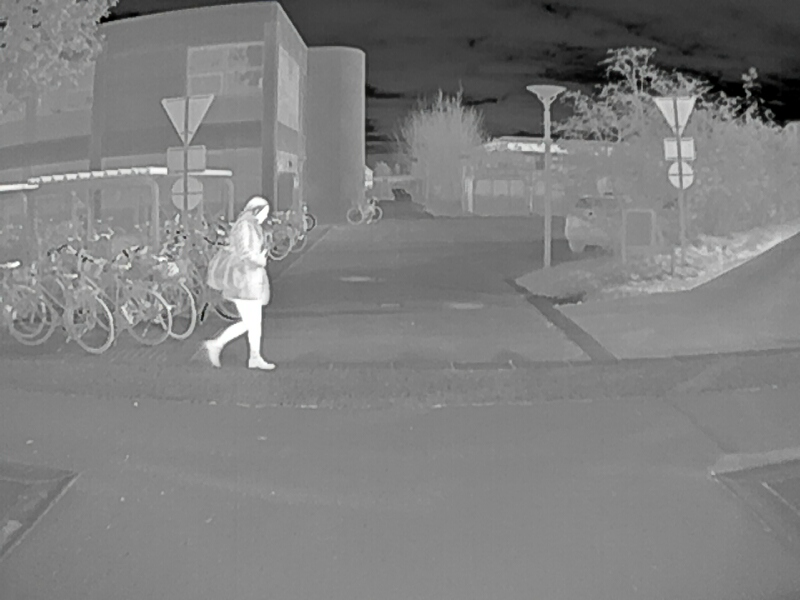
#> input picture sensorfusion/cameramatching/ircam1571825077852250111.png, 800 x 600 px
$ python test_feature_detectors.py
#> lines starting #> are read from the running program, lines starting #| are printed output that depends on the picture
#!/usr/bin/env python3

from matplotlib import pyplot as plt

import cv2

folder = '1571825077852250111'

ir = cv2.imread('ircam'+folder+'.png',0)
#> ir: shape (600, 800); min 0, max 255, mean 127.2
zed = cv2.imread('zedcam'+folder+'.png',0)
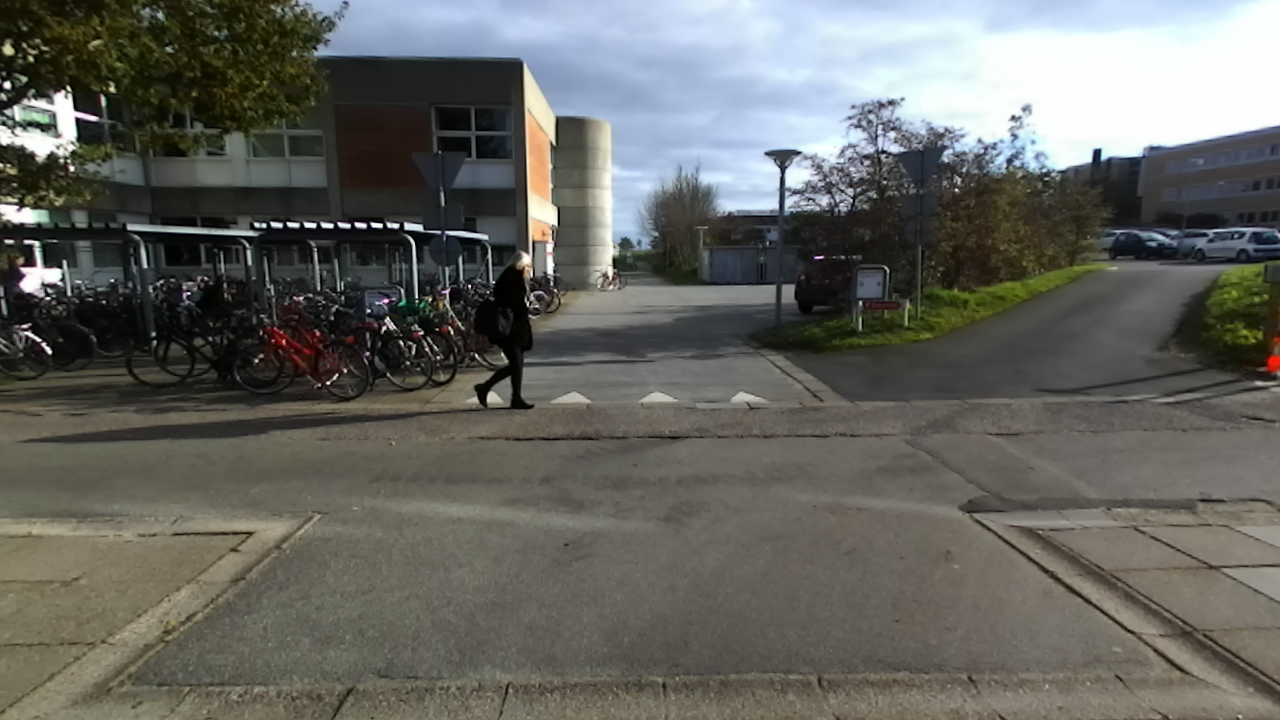
#> input picture sensorfusion/cameramatching/zedcam1571825077852250111.png, 1280 x 720 px
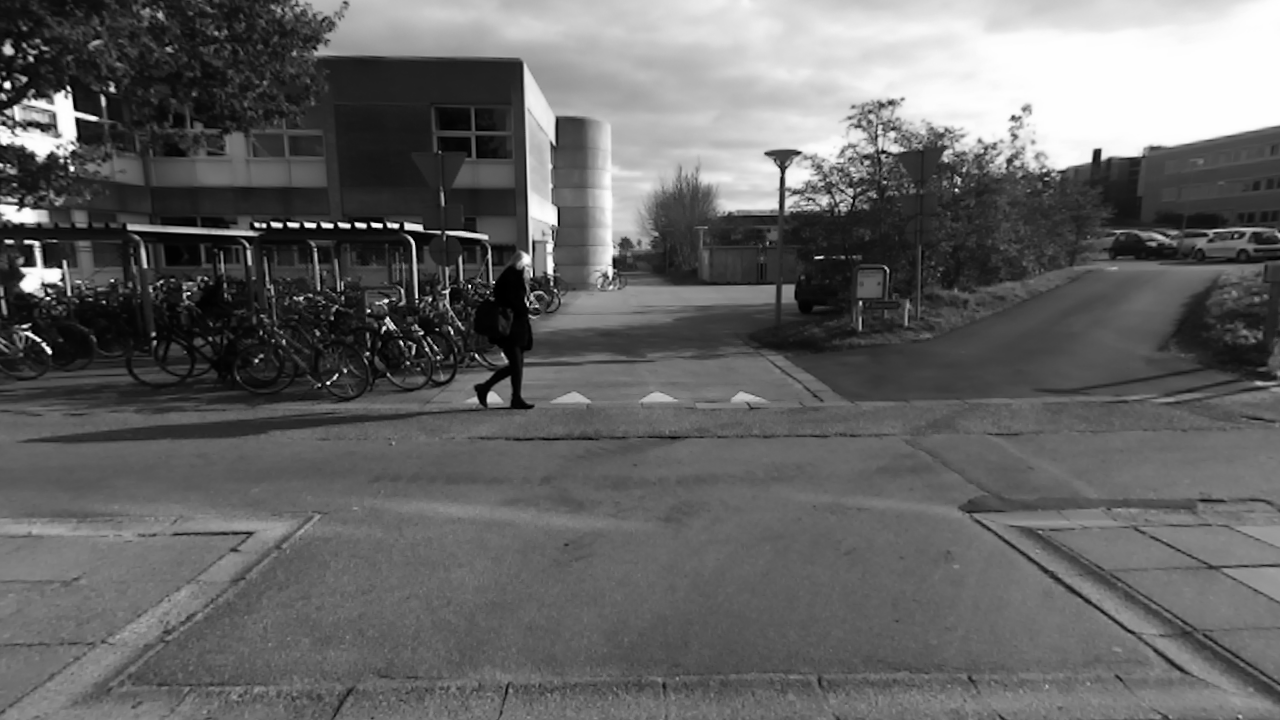
#> zed: shape (720, 1280); min 0, max 255, mean 100.5

# code based on https://docs.opencv.org/3.4/dc/dc3/tutorial_py_matcher.html

# Initiate ORB detector
orb = cv2.ORB_create()
kp1, des1 = orb.detectAndCompute(ir,None)
#> kp1 = 500 keypoints; strongest (x, y, size): (169, 307, 31), (246, 332, 37.2), (650, 79, 31), (245, 334, 64.3)
kp2, des2 = orb.detectAndCompute(zed,None)
#> kp2 = 500 keypoints; strongest (x, y, size): (381, 224, 31), (380, 226, 37.2), (332, 225, 31), (349, 225, 31)
# create BFMatcher object
bf = cv2.BFMatcher(cv2.NORM_HAMMING, crossCheck=True)
# Match descriptors.
matches = bf.match(des1,des2)
#> matches = 138 matches
# Sort them in the order of their distance.
matches = sorted(matches, key = lambda x:x.distance)
# Draw first 10 matches.
img3 = cv2.drawMatches(ir,kp1,zed,kp2,matches[:20], None, flags=2)
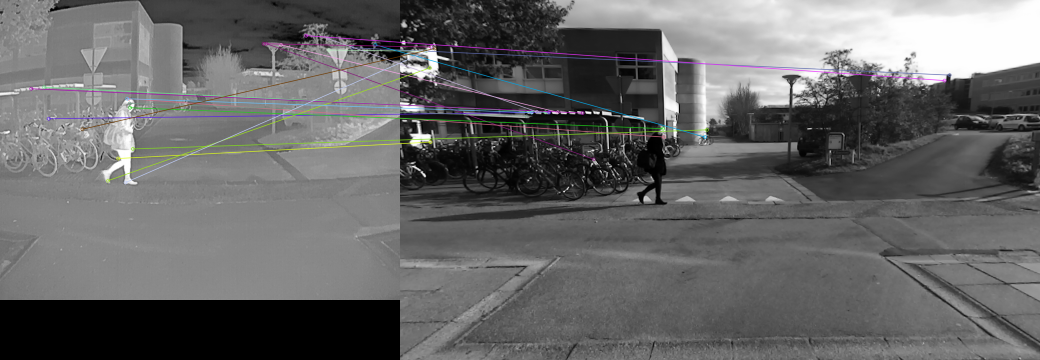
#> img3: shape (720, 2080, 3) (shown at 1/2 size); mean of channels 0, 1, 2 103.1, 102.9, 103; drawn as B, G, R
plt.imshow(img3)
plt.savefig("feature_matching/feature_matching_orb.png", bbox_inches='tight', pad_inches=0)
plt.show()

# Initiate SIFT detector
sift = cv2.xfeatures2d.SIFT_create()
# find the keypoints and descriptors with SIFT
kp1, des1 = sift.detectAndCompute(ir,None)
#> kp1 = 1777 keypoints; strongest (x, y, size): (17, 263, 3.2), (178, 232, 2), (185, 237, 2), (648, 79, 3.9)
kp2, des2 = sift.detectAndCompute(zed,None)
#> kp2 = 4101 keypoints; strongest (x, y, size): (470, 286, 1.9), (7, 85, 4.9), (374, 225, 4.1), (379, 225, 4.1)
# BFMatcher with default params
bf = cv2.BFMatcher()
matches = bf.knnMatch(des1,des2,k=2)
#> matches = 1777 matches
# Apply ratio test
good = []
for m,n in matches:
    if m.distance < 0.75*n.distance:
        good.append([m])
#> after the loop, good = 11 matches
# cv.drawMatchesKnn expects list of lists as matches.
img3 = cv2.drawMatchesKnn(ir,kp1,zed,kp2,good,None,flags=cv2.DrawMatchesFlags_NOT_DRAW_SINGLE_POINTS)
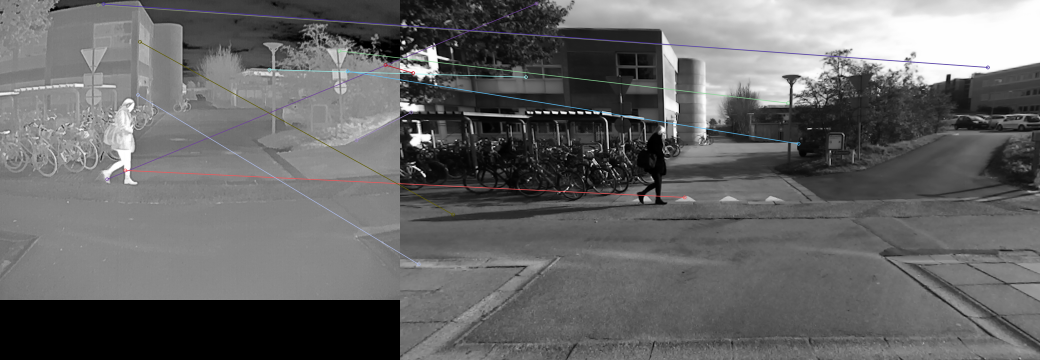
#> img3: shape (720, 2080, 3) (shown at 1/2 size); mean of channels 0, 1, 2 103, 102.8, 102.8; drawn as B, G, R
plt.imshow(img3)
plt.savefig("feature_matching/feature_matching_sift.png", bbox_inches='tight', pad_inches=0)
plt.show()

# Initiate BRISK detector
brisk = cv2.BRISK_create()
kp1, des1 = brisk.detectAndCompute(ir,None)
#> kp1 = 1594 keypoints; strongest (x, y, size): (245, 338, 44), (246, 333, 24.4), (245, 334, 30.4), (257, 201, 54.4)
kp2, des2 = brisk.detectAndCompute(zed,None)
#> kp2 = 3941 keypoints; strongest (x, y, size): (359, 225, 27.2), (375, 225, 28), (379, 226, 18.9), (287, 223, 14.2)
# create BFMatcher object
bf = cv2.BFMatcher(cv2.NORM_HAMMING, crossCheck=True)
# Match descriptors.
matches = bf.match(des1,des2)
#> matches = 634 matches
# Sort them in the order of their distance.
matches = sorted(matches, key = lambda x:x.distance)
# Draw first 10 matches.
img3 = cv2.drawMatches(ir,kp1,zed,kp2,matches[:20], None, flags=2)
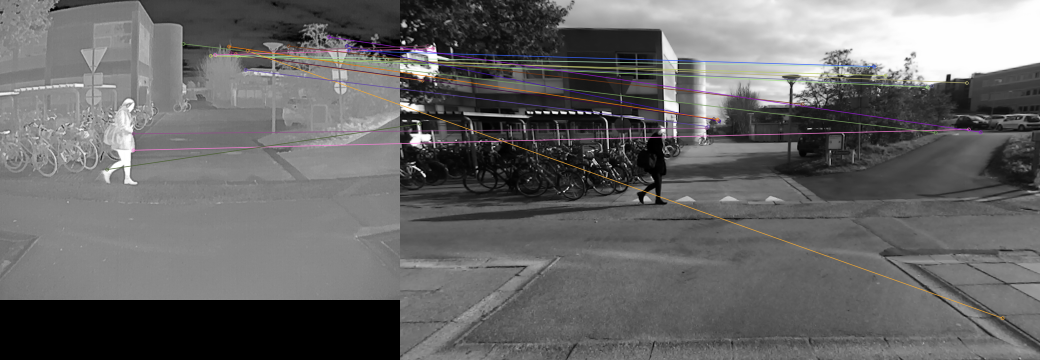
#> img3: shape (720, 2080, 3) (shown at 1/2 size); mean of channels 0, 1, 2 103.2, 103.1, 103.7; drawn as B, G, R
plt.imshow(img3)
plt.savefig("feature_matching/feature_matching_brisk.png", bbox_inches='tight', pad_inches=0)
plt.show()
